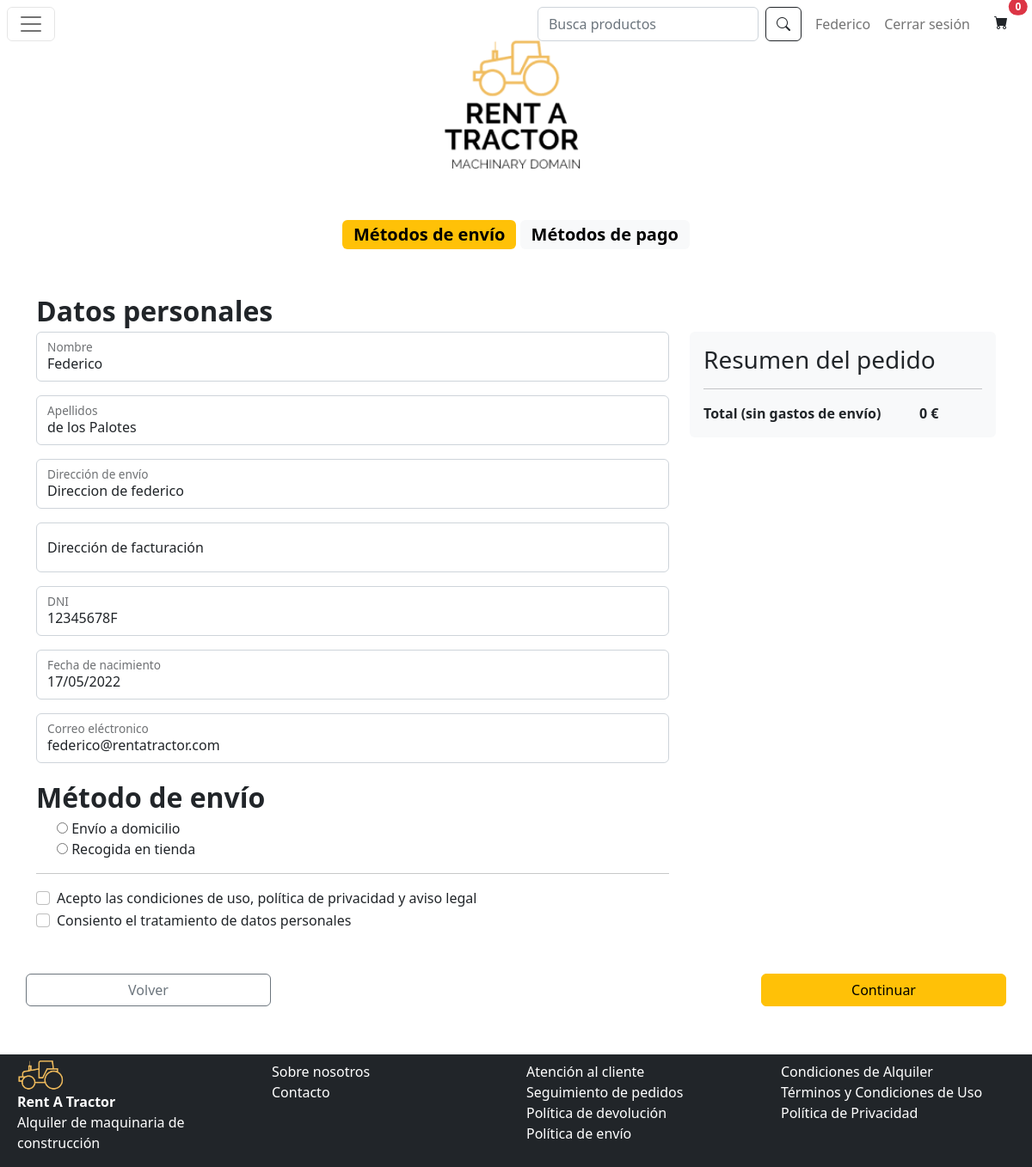
/domicilioPago/ (signed in), run on an earlier commit of the app's database.
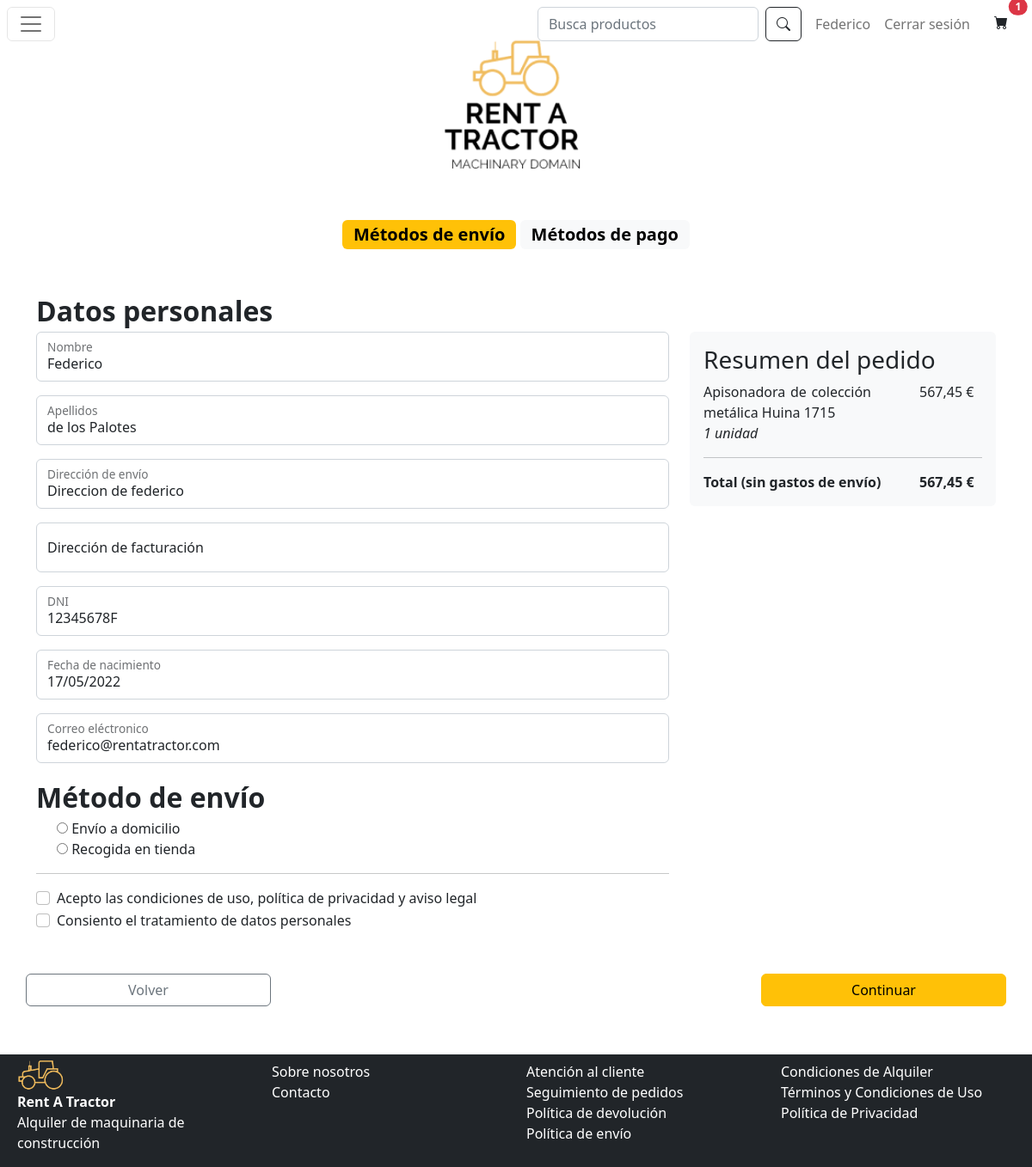
And on a later commit of the database.
### app/models.py (models this page shows)
class Cliente(models.Model):
    id = models.IntegerField(primary_key=True, blank=True)
    nombre = models.CharField(max_length=64,null=True)
    apellidos = models.CharField(max_length=64,null=True)
    dni = models.CharField(max_length=32,null=True)
    fecha_nacimiento = models.DateField(null=True)
    correo = models.CharField(max_length=64,null=True)

class EnCesta(models.Model):
    maquina = models.ForeignKey("Maquina", on_delete=models.CASCADE)
    cliente = models.ForeignKey("Cliente", on_delete=models.CASCADE)
    cantidad = models.IntegerField()

class Maquina(models.Model):
    id = models.IntegerField(primary_key=True)
    nombre = models.CharField(max_length=64)
    descripcion = models.CharField(max_length=256)
    precio = models.FloatField()
    stock = models.IntegerField()
    marca = models.CharField(max_length=64)
    fabricante = models.CharField(max_length=64)
    dimensiones = models.CharField(max_length=256)
    imagen = models.CharField(max_length=256)
    tipo_maquina = models.CharField(choices=TipoMaquina.choices(), default=TipoMaquina.varios, max_length=256)
    descuento = models.FloatField(default=0.0)
    sugerido = models.BooleanField(default=False)

### app/views.py (the view, shortened to what this page needs)
# urls.py: path('domicilioPago/', views.domicilioPago),
def domicilioPago(request):
    precioTotal = 0
    cesta = []
    noCliente = False
    try:
        clienteRegistrado = ClienteRegistrado.objects.get(user=request.user.id)
        cliente = clienteRegistrado.cliente
        cesta = EnCesta.objects.filter(cliente__id=cliente.id)
        step1_form = Step1Form(
            initial={'name': cliente.nombre, 'surname': cliente.apellidos, 'dni': cliente.dni,
                     'email': cliente.correo,
                     'fecha_nacimiento': cliente.fecha_nacimiento, 'address': clienteRegistrado.direccion})
    except ObjectDoesNotExist:
        device = request.COOKIES['device']
        cliente = Cliente.objects.get(nombre=device)
        noCliente = True
        cesta = verCestaModal(request)
        step1_form = Step1Form()
    formulario = SearchForm(initial={'search': None})
    for producto in cesta:
        precioTotal+= producto.maquina.precio*(1-producto.maquina.descuento)*producto.cantidad
    return render(request, 'domicilioPago.html',
                  {'precioTotal': precioTotal, 'cesta': cesta, 'formulario': formulario,
                   'STATIC_URL': settings.STATIC_URL, 'cliente': cliente,
                   'step1_form': step1_form, 'noCliente': noCliente})

### app/forms.py
class SearchForm(forms.Form):
    search = forms.CharField(
        widget=forms.TextInput(attrs={"class": "form-control me-2", "placeholder": "Busca productos"}), label=False,
        required=False)

### app/templatetags/custom_template_tags.py (called while the page is built)
@register.filter(name='multiply')
def multipy(value, arg):
    return value * arg

### app/templates/domicilioPago.html (shortened to what this page needs)
{% extends 'master.html' %} {% block contenido %}
{% load custom_template_tags %}
<div class="text-center">
  <span class="badge text-bg-warning fs-5"> <a class = "text-decoration-none text-black">Métodos de envío</a></span>
  <span class="badge text-bg-light fs-5"><a class = "text-decoration-none text-black">Métodos de pago</a></span>
</div>
<form action="/domicilioPago/" method="post">
<div class="row mt-5">
  <strong style="font-size: xx-large">Datos personales</strong>
  <div class="col-md-8">
      {% for field in step1_form %}
        {% if field.name == 'tienda' %}
        <strong style="font-size: xx-large">{{ field.label }}</strong>
          <div class="form-check">
            {{ field }}
          </div>
        {% else %}
        <div class="form-floating mb-3">
          {{ field }}
          <label for="{{ field.id_for_label }}">{{ field.label }}</label>
        </div>
        {% endif %}
      {% endfor %}
      <hr>
      <div class="form-check">
        <input
          class="form-check-input"
          type="checkbox"
          value=""
          id="flexCheckDefault"
          required
        />
        <label class="form-check-label" for="flexCheckDefault">
          Acepto las condiciones de uso, política de privacidad y aviso legal
        </label>
      </div>
      <div class="form-check">
        <input
          class="form-check-input"
          type="checkbox"
          value=""
          id="flexCheckChecked"
          required
        />
        <label class="form-check-label" for="flexCheckChecked">
          Consiento el tratamiento de datos personales
        </label>
      </div>
  </div>
  <div class="col-md-4">
    <div class="card border-0 bg-light">
      <div class="card-body">
        <h3 class="card-title">Resumen del pedido</h3>
        {% for producto in cesta %}
          <p class="card-text d-flex justify-content-between mb-0"><span class="pe-5 w-75">{{producto.maquina.nombre}}</span><span class="w-25 position-absolute end-0">
                {% if producto.maquina.descuento != 0 %}
                  {{producto.maquina.precio|subtract:producto.maquina.descuento|multiply:producto.cantidad}}
                {% else %}
                  {{producto.maquina.precio|multiply:producto.cantidad}}
                {% endif %} €
          </span></p>
          <p class="card-text fst-italic">
                {{producto.cantidad}}
                {% if producto.cantidad == 1%}
                  unidad
                {% else %}
                  unidades
                {% endif %}</p>
          {% endfor %}
          <hr/>
          <strong class="card-text d-flex justify-content-between"><span>Total (sin gastos de envío)</span><span class="w-25 position-absolute end-0">{{precioTotal}} €</span></strong>
      </div>
  </div>
  </div>
</div>
<div class="row mt-5 d-flex justify-content-between">
  <button class="btn btn-outline-secondary w-25" onclick="location.href='/cesta'">Volver</button>
  <input class="btn btn-warning w-25" type="submit" value="Continuar">
</div>
</form>
{% endblock %}

### app/templates/master.html (shortened to what the changed rows need)
{% extends 'modalCesta.html' %} {% block master %}
{% load static %}
<!DOCTYPE html>
<html lang="en" style="height: 100vh;">
  <head>
    <link
      href="https://cdn.jsdelivr.net/npm/bootstrap@5.2.2/dist/css/bootstrap.min.css"
      rel="stylesheet"
    />
    <link rel="stylesheet" href="https://cdn.jsdelivr.net/npm/bootstrap-icons@1.10.2/font/bootstrap-icons.css">
    <link href='bootstrap-datepicker/dist/css/bootstrap-datepicker.min.css' rel='stylesheet' type='text/css'>
    <link rel="stylesheet" href="https://cdnjs.cloudflare.com/ajax/libs/tempusdominus-bootstrap-4/5.1.2/css/tempusdominus-bootstrap-4.min.css" />
  </head>
  <body class="h-100">
    <nav class="navbar mt-2 mx-2 bg-white" style="height: 25vh;">
        <div class="w-100">
          <div class="position-absolute top-0 end-0 ">
            <ul class="flex-row navbar-nav mb-2 mb-lg-0 d-flex">
                {% if cliente and not noCliente%}
                <li class="nav-item mx-2">
                  <a class="nav-link" href="/miCuenta">{{ cliente.nombre }}</a>
                </li>
                <li class="nav-item mx-2">
                  <a class="nav-link" href="/logout"> Cerrar sesión</a>
                </li>
                {% else %}
                <li class="nav-item mx-2">
                  <a class="nav-link" href="/login">Iniciar sesión</a>
                </li>
                {% endif %}
                <li class="nav-item mx-2">
                  <button type="button" class="position-relative btn border-0" data-bs-toggle="modal" data-bs-target="#cestaModal">
                    <i class="bi bi-cart-fill"></i>
                    <span class="position-absolute top-0 start-100 translate-middle badge rounded-pill bg-danger">
                      {{cesta|length}}
                    </span>
                  </button>
                </li>
              </ul>
          </div>
        </div>
      </nav>
    <div class="container py-5" style="text-align: justify;
    text-justify: inter-word;
    min-height: 60%;">{% block contenido %} {% endblock %}</div>
  </body>
</html>
{% endblock %}

What changed in the data, as far as the page shows it:
added EnCesta: maquina.nombre "Apisonadora de colección metálica Huina 1715", maquina.precio|multiply "567,45", cantidad "1", shows "unidad"
Also different on the page:
{{ cesta|length }}: "0" → "1"
{{ precioTotal }}: "0" → "567,45"
